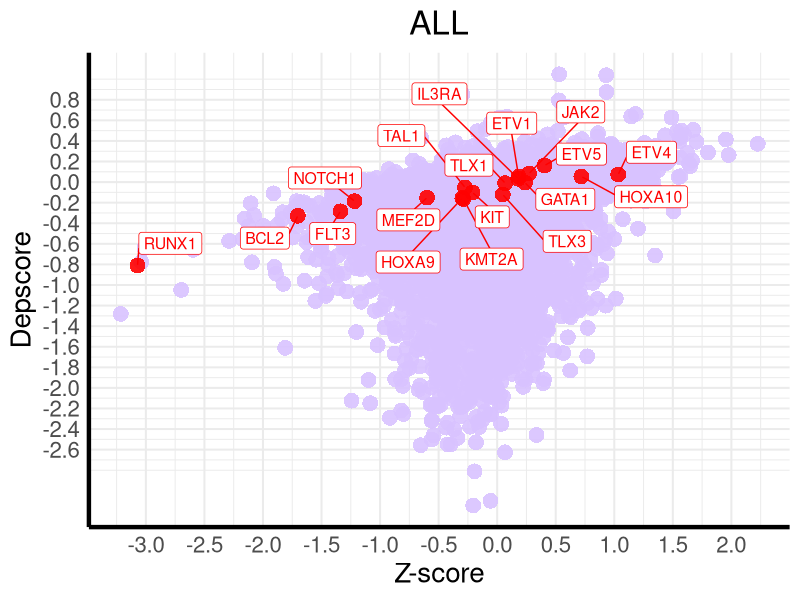

This figure's R source:
library(ggplot2)
library(readr)
library(dplyr)
library(ggrepel)

# Загрузка данных
data <- read_csv("../mean_gene_z-score_depscore_data/mean_gene_z-score_depscore_all.csv")

# Удаляем строки с NA
data <- na.omit(data)

# Переименовываем столбцы
colnames(data) <- c("Gene", "Depscore", "Zscore")

# Выделяем гены для подсветки
highlight_genes <- c("FLT3", "BCL2", "RUNX1", "GATA1", "KIT", "JAK2", "NOTCH1", "TAL1", "TLX3",
                     "HOXA9", "HOXA10", "TLX1", "MEF2D", "KMT2A", "IL3RA", "ETV1", "ETV4", "ETV5")

# Отмечаем гены для подсветки
data$highlight <- ifelse(data$Gene %in% highlight_genes, "highlight", "normal")

# Построение графика
plot <- ggplot(data, aes(x = Zscore, y = Depscore)) +
  geom_point(data = subset(data, highlight == "normal"),
             color = "#d8c2ff", size = 5, shape = 16, alpha = 0.9) +
  geom_point(data = subset(data, highlight == "highlight"),
             color = "red", size = 5, shape = 16, alpha = 0.9) +
  geom_label_repel(data = subset(data, highlight == "highlight"),
                   aes(label = Gene), 
                   color = "red", size = 4, box.padding = 0.5, max.overlaps = 50) +
  scale_x_continuous(breaks = seq(-3, 2, by = 0.5)) +
  scale_y_continuous(breaks = seq(-2.6, 0.8, by = 0.2)) +
  labs(x = "Z-score", y = "Depscore") +
  ggtitle("ALL") +
  theme_minimal(base_size = 15) +
  theme(
    axis.line = element_line(size = 1.5),
    axis.title = element_text(size = 20),
    axis.text = element_text(size = 16),
    plot.title = element_text(size = 24, hjust = 0.5),
    legend.position = "none",
    panel.background = element_rect(fill = "white", color = NA),
    plot.background = element_rect(fill = "white", color = NA)
  )

# Сохранение графика
ggsave("./all.png",
       plot = plot, width = 8, height = 8, dpi = 300, units = "in")